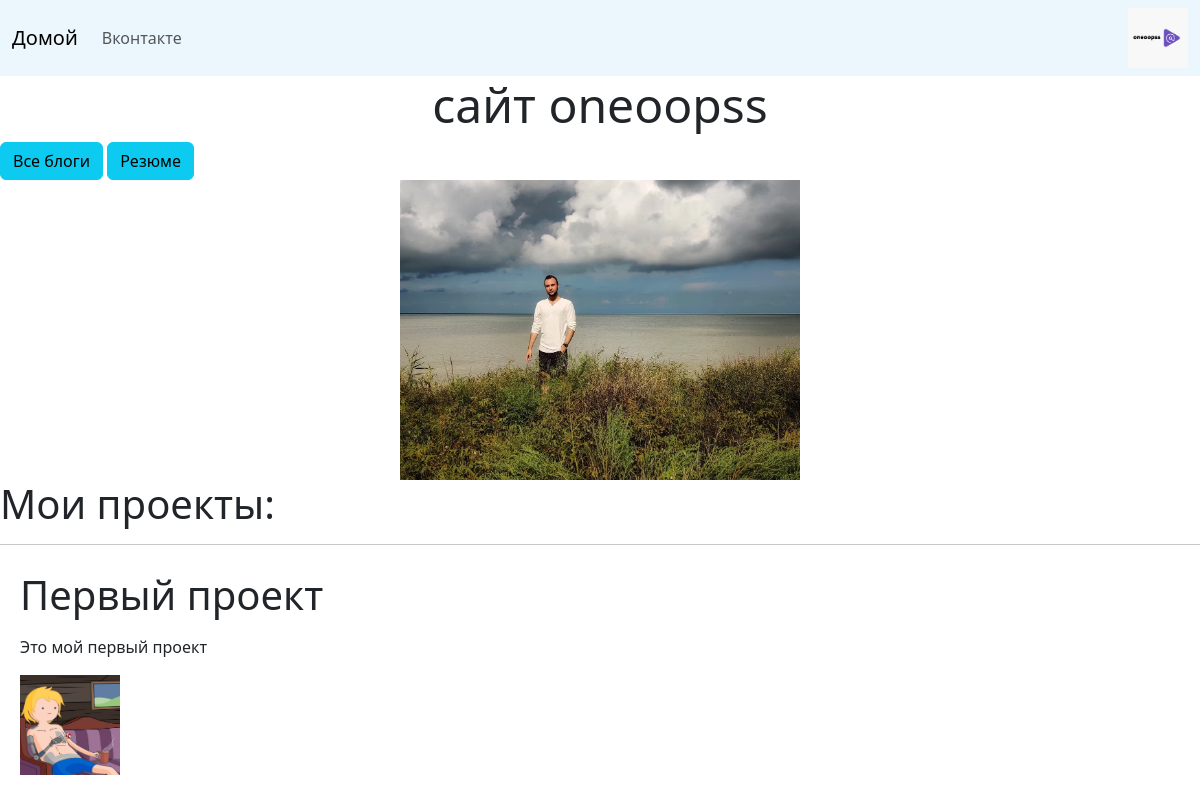
The app's page /, older data.
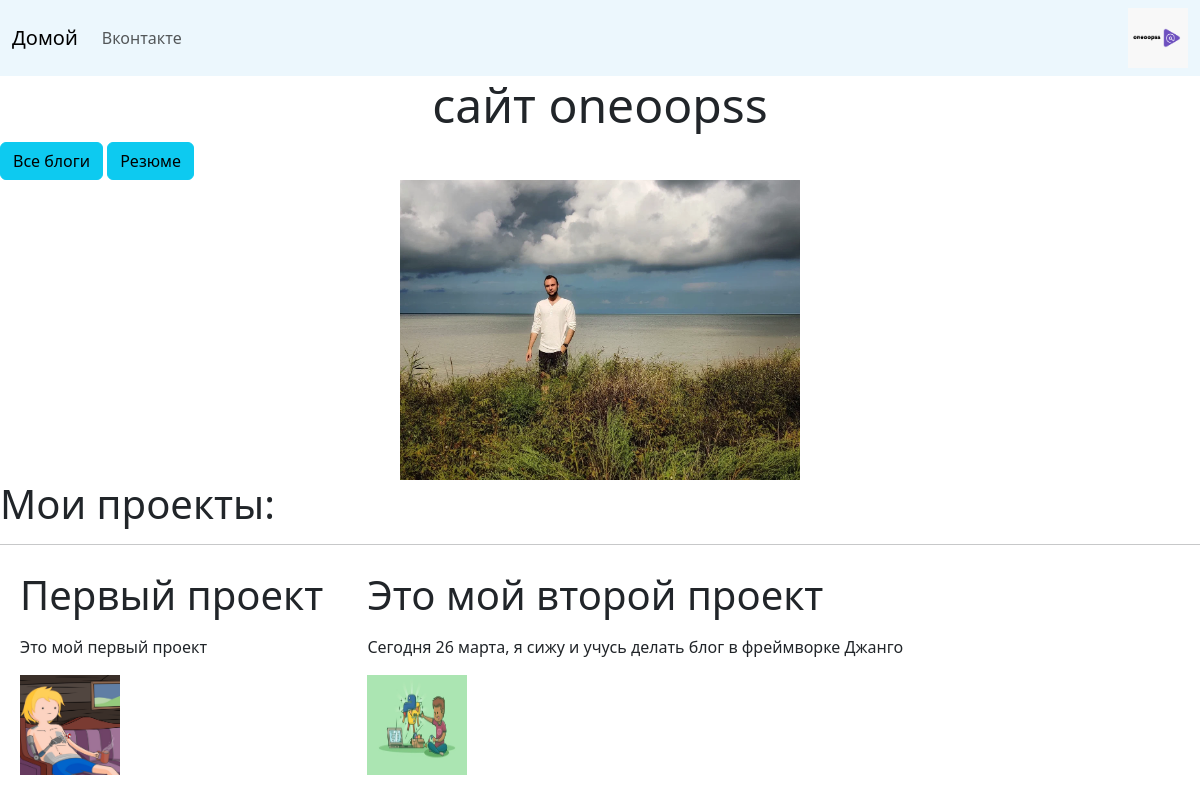
The same page, newer data.
### portfolio/models.py (models this page shows)
class Project(models.Model):
    title = models.CharField(max_length=100)
    discription = models.CharField(max_length=250)
    image = models.ImageField(upload_to='portfolio/images/')
    url = models.URLField(blank=True)

### portfolio/views.py (the view)
# urls.py: 2. Add a URL to urlpatterns:  path('', views.home, name='home')
def home(r):
    projects = Project.objects.all()
    return render(r, 'portfolio/home.html', {'projects':projects})

### portfolio/templates/portfolio/home.html (shortened to what this page needs)
{% extends 'portfolio/base.html' %}
{% block content %}
{% load static %}
<h1 class="center display-5">сайт oneoopss</h1>
<button type="button" class="btn btn-info"><a href="{% url 'blog:blog' %}"class="no-link">Все блоги</a></button>
<button type="button" class="btn btn-info"><a href="{% static 'portfolio/resume.pdf' %}"class="no-link"target="_blank">Резюме</a></button>
<div class="center"><img src="{% static 'portfolio/my_photo.JPEG' %}", height="300", width="400", ></div>
<h1 class="display-6">Мои проекты: </h1>
<hr>
{% for  project in projects %}
<div class="item">
    <p class="display-6">{{ project.title }}</p>
    <p>{{ project.discription }}</p>
    {% if project.url %}
        <a href="{{ project.url }}">
            <img src="{{ project.image.url }}", height="100", width="100">
        </a>
    {% else %}
    <img src="{{ project.image.url }}", height="100", width="100">
    {% endif %}
</div>
{% endfor %}
{% endblock %}

### portfolio/templates/portfolio/base.html (shortened to what this page needs)
<!doctype html>
<html lang="en">
  <head>
      <link href="https://cdn.jsdelivr.net/npm/bootstrap@5.3.0-alpha2/dist/css/bootstrap.min.css" rel="stylesheet">
  </head>
  <body class="body">
    <nav class="navbar navbar-expand-lg bg-color">
        <div class="container-fluid">
          <a class="navbar-brand" href="/">Домой</a>
          <div class="collapse navbar-collapse" id="navbarSupportedContent">
            <ul class="navbar-nav me-auto mb-2 mb-lg-0">
              <li class="nav-item">
                <a class="nav-link" href="https://vk.com/oneoopss" target="_blank">Вконтакте</a>
              </li>
            </ul>
            <form class="d-flex" role="search">
                <img src="/media/logo.png" width="60" height="60">
            </form>
          </div>
        </div>
      </nav>
      {% block content %}
      {% endblock %}
  </body>
</html>

### portfolio/templates/portfolio/base.html (style rules this page uses)
.bg-color { background-color: rgba(63, 176, 233, 0.099); }

### portfolio/templates/portfolio/home.html (style rules this page uses)
.item { display: inline-block; padding: 10px 20px; border: none; }
.center { text-align: center; display: flex; justify-content: center; align-items: center; }
.no-link { text-decoration: none; color: inherit; }

Row changes from the older to the newer data that the page shows:
added Project: title "Это мой второй проект", discription "Сегодня 26 марта, я сижу и учусь делать блог в фреймворке Джанго", image (picture)
